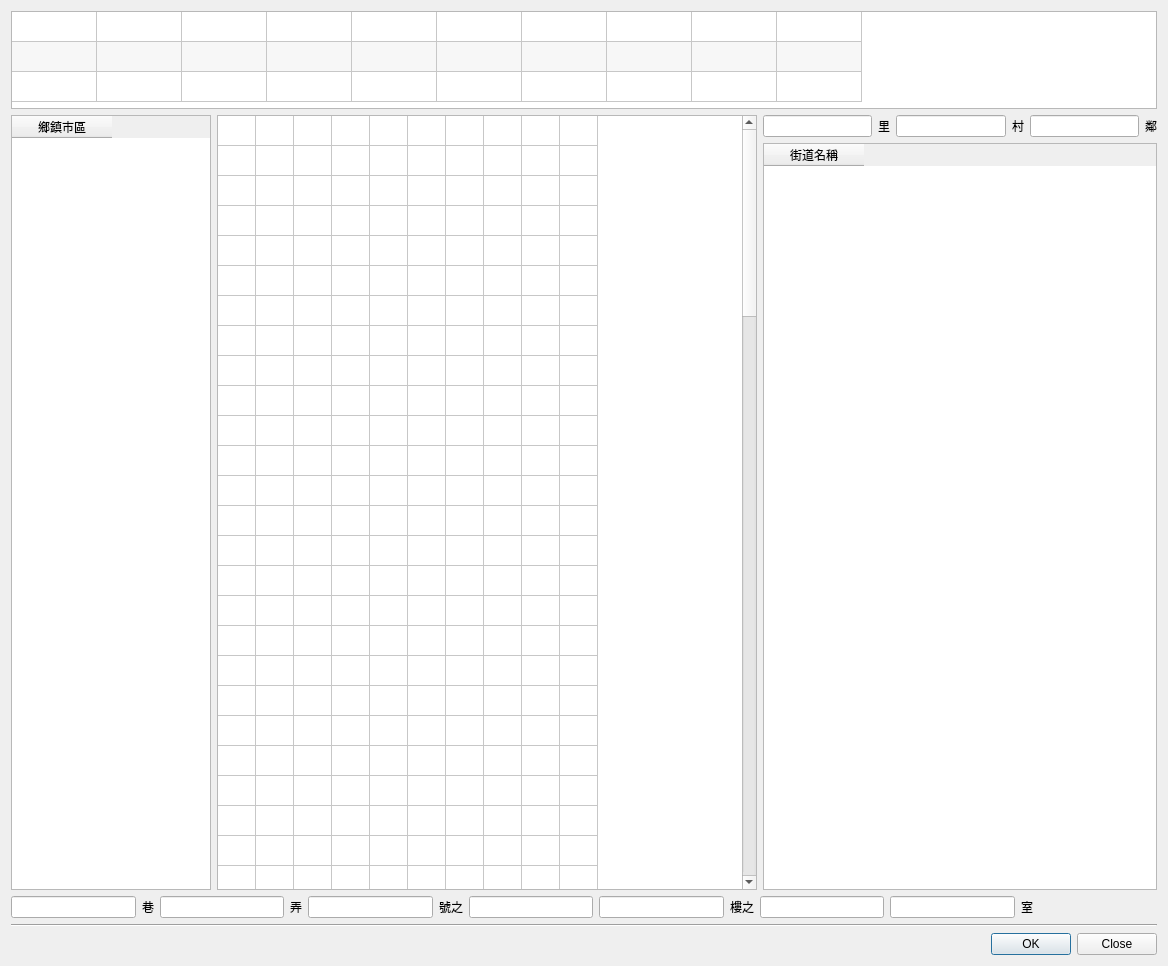
<?xml version="1.0" encoding="UTF-8"?>
<ui version="4.0">
 <class>Dialog_address</class>
 <widget class="QDialog" name="Dialog_address">
  <property name="windowModality">
   <enum>Qt::NonModal</enum>
  </property>
  <property name="geometry">
   <rect>
    <x>0</x>
    <y>0</y>
    <width>1168</width>
    <height>966</height>
   </rect>
  </property>
  <property name="sizePolicy">
   <sizepolicy hsizetype="Preferred" vsizetype="Preferred">
    <horstretch>0</horstretch>
    <verstretch>0</verstretch>
   </sizepolicy>
  </property>
  <property name="windowTitle">
   <string>地址詞庫</string>
  </property>
  <property name="modal">
   <bool>false</bool>
  </property>
  <layout class="QVBoxLayout" name="verticalLayout">
   <item>
    <widget class="QTableWidget" name="tableWidget_city">
     <property name="maximumSize">
      <size>
       <width>16777215</width>
       <height>98</height>
      </size>
     </property>
     <property name="editTriggers">
      <set>QAbstractItemView::NoEditTriggers</set>
     </property>
     <property name="alternatingRowColors">
      <bool>true</bool>
     </property>
     <property name="selectionMode">
      <enum>QAbstractItemView::SingleSelection</enum>
     </property>
     <property name="selectionBehavior">
      <enum>QAbstractItemView::SelectItems</enum>
     </property>
     <property name="rowCount">
      <number>3</number>
     </property>
     <property name="columnCount">
      <number>10</number>
     </property>
     <attribute name="horizontalHeaderVisible">
      <bool>false</bool>
     </attribute>
     <attribute name="horizontalHeaderMinimumSectionSize">
      <number>27</number>
     </attribute>
     <attribute name="horizontalHeaderDefaultSectionSize">
      <number>85</number>
     </attribute>
     <attribute name="verticalHeaderVisible">
      <bool>false</bool>
     </attribute>
     <row/>
     <row/>
     <row/>
     <column/>
     <column/>
     <column/>
     <column/>
     <column/>
     <column/>
     <column/>
     <column/>
     <column/>
     <column/>
    </widget>
   </item>
   <item>
    <layout class="QHBoxLayout" name="horizontalLayout">
     <item>
      <widget class="QFrame" name="verticalFrame">
       <property name="maximumSize">
        <size>
         <width>200</width>
         <height>16777215</height>
        </size>
       </property>
       <layout class="QVBoxLayout" name="verticalLayout_2">
        <property name="leftMargin">
         <number>0</number>
        </property>
        <property name="topMargin">
         <number>0</number>
        </property>
        <property name="rightMargin">
         <number>0</number>
        </property>
        <property name="bottomMargin">
         <number>0</number>
        </property>
        <item>
         <widget class="QTableWidget" name="tableWidget_district">
          <property name="minimumSize">
           <size>
            <width>200</width>
            <height>0</height>
           </size>
          </property>
          <property name="maximumSize">
           <size>
            <width>16777215</width>
            <height>16777215</height>
           </size>
          </property>
          <property name="editTriggers">
           <set>QAbstractItemView::NoEditTriggers</set>
          </property>
          <property name="selectionMode">
           <enum>QAbstractItemView::SingleSelection</enum>
          </property>
          <property name="selectionBehavior">
           <enum>QAbstractItemView::SelectRows</enum>
          </property>
          <column>
           <property name="text">
            <string>鄉鎮市區</string>
           </property>
          </column>
         </widget>
        </item>
       </layout>
      </widget>
     </item>
     <item>
      <widget class="QTableWidget" name="tableWidget_street_index">
       <property name="minimumSize">
        <size>
         <width>540</width>
         <height>0</height>
        </size>
       </property>
       <property name="editTriggers">
        <set>QAbstractItemView::NoEditTriggers</set>
       </property>
       <property name="selectionMode">
        <enum>QAbstractItemView::SingleSelection</enum>
       </property>
       <property name="selectionBehavior">
        <enum>QAbstractItemView::SelectItems</enum>
       </property>
       <property name="rowCount">
        <number>100</number>
       </property>
       <property name="columnCount">
        <number>10</number>
       </property>
       <attribute name="horizontalHeaderVisible">
        <bool>false</bool>
       </attribute>
       <attribute name="horizontalHeaderMinimumSectionSize">
        <number>27</number>
       </attribute>
       <attribute name="horizontalHeaderDefaultSectionSize">
        <number>38</number>
       </attribute>
       <attribute name="verticalHeaderVisible">
        <bool>false</bool>
       </attribute>
       <row/>
       <row/>
       <row/>
       <row/>
       <row/>
       <row/>
       <row/>
       <row/>
       <row/>
       <row/>
       <row/>
       <row/>
       <row/>
       <row/>
       <row/>
       <row/>
       <row/>
       <row/>
       <row/>
       <row/>
       <row/>
       <row/>
       <row/>
       <row/>
       <row/>
       <row/>
       <row/>
       <row/>
       <row/>
       <row/>
       <row/>
       <row/>
       <row/>
       <row/>
       <row/>
       <row/>
       <row/>
       <row/>
       <row/>
       <row/>
       <row/>
       <row/>
       <row/>
       <row/>
       <row/>
       <row/>
       <row/>
       <row/>
       <row/>
       <row/>
       <row/>
       <row/>
       <row/>
       <row/>
       <row/>
       <row/>
       <row/>
       <row/>
       <row/>
       <row/>
       <row/>
       <row/>
       <row/>
       <row/>
       <row/>
       <row/>
       <row/>
       <row/>
       <row/>
       <row/>
       <row/>
       <row/>
       <row/>
       <row/>
       <row/>
       <row/>
       <row/>
       <row/>
       <row/>
       <row/>
       <row/>
       <row/>
       <row/>
       <row/>
       <row/>
       <row/>
       <row/>
       <row/>
       <row/>
       <row/>
       <row/>
       <row/>
       <row/>
       <row/>
       <row/>
       <row/>
       <row/>
       <row/>
       <row/>
       <row/>
       <column>
        <property name="text">
         <string>New Column</string>
        </property>
       </column>
       <column>
        <property name="text">
         <string>New Column</string>
        </property>
       </column>
       <column>
        <property name="text">
         <string>New Column</string>
        </property>
       </column>
       <column>
        <property name="text">
         <string>New Column</string>
        </property>
       </column>
       <column>
        <property name="text">
         <string>New Column</string>
        </property>
       </column>
       <column/>
       <column/>
       <column/>
       <column/>
       <column/>
      </widget>
     </item>
     <item>
      <layout class="QVBoxLayout" name="verticalLayout_3">
       <item>
        <layout class="QHBoxLayout" name="horizontalLayout_3">
         <item>
          <widget class="QLineEdit" name="lineEdit_village1"/>
         </item>
         <item>
          <widget class="QLabel" name="label_6">
           <property name="text">
            <string>里</string>
           </property>
          </widget>
         </item>
         <item>
          <widget class="QLineEdit" name="lineEdit_village2"/>
         </item>
         <item>
          <widget class="QLabel" name="label_7">
           <property name="text">
            <string>村</string>
           </property>
          </widget>
         </item>
         <item>
          <widget class="QLineEdit" name="lineEdit_neighborhood"/>
         </item>
         <item>
          <widget class="QLabel" name="label_8">
           <property name="text">
            <string>鄰</string>
           </property>
          </widget>
         </item>
        </layout>
       </item>
       <item>
        <widget class="QTableWidget" name="tableWidget_street">
         <column>
          <property name="text">
           <string>街道名稱</string>
          </property>
         </column>
        </widget>
       </item>
      </layout>
     </item>
    </layout>
   </item>
   <item>
    <layout class="QHBoxLayout" name="horizontalLayout_2">
     <item>
      <widget class="QLineEdit" name="lineEdit_aly"/>
     </item>
     <item>
      <widget class="QLabel" name="label">
       <property name="text">
        <string>巷</string>
       </property>
      </widget>
     </item>
     <item>
      <widget class="QLineEdit" name="lineEdit_lane"/>
     </item>
     <item>
      <widget class="QLabel" name="label_2">
       <property name="text">
        <string>弄</string>
       </property>
      </widget>
     </item>
     <item>
      <widget class="QLineEdit" name="lineEdit_number"/>
     </item>
     <item>
      <widget class="QLabel" name="label_3">
       <property name="text">
        <string>號之</string>
       </property>
      </widget>
     </item>
     <item>
      <widget class="QLineEdit" name="lineEdit_sub_number"/>
     </item>
     <item>
      <widget class="QLineEdit" name="lineEdit_floor"/>
     </item>
     <item>
      <widget class="QLabel" name="label_4">
       <property name="text">
        <string>樓之</string>
       </property>
      </widget>
     </item>
     <item>
      <widget class="QLineEdit" name="lineEdit_sub_floor"/>
     </item>
     <item>
      <widget class="QLineEdit" name="lineEdit_room"/>
     </item>
     <item>
      <widget class="QLabel" name="label_5">
       <property name="text">
        <string>室</string>
       </property>
      </widget>
     </item>
     <item>
      <spacer name="horizontalSpacer">
       <property name="orientation">
        <enum>Qt::Horizontal</enum>
       </property>
       <property name="sizeHint" stdset="0">
        <size>
         <width>40</width>
         <height>20</height>
        </size>
       </property>
      </spacer>
     </item>
    </layout>
   </item>
   <item>
    <widget class="Line" name="line">
     <property name="orientation">
      <enum>Qt::Horizontal</enum>
     </property>
    </widget>
   </item>
   <item>
    <widget class="QDialogButtonBox" name="buttonBox">
     <property name="standardButtons">
      <set>QDialogButtonBox::Close|QDialogButtonBox::Ok</set>
     </property>
    </widget>
   </item>
  </layout>
 </widget>
 <resources/>
 <connections/>
</ui>
